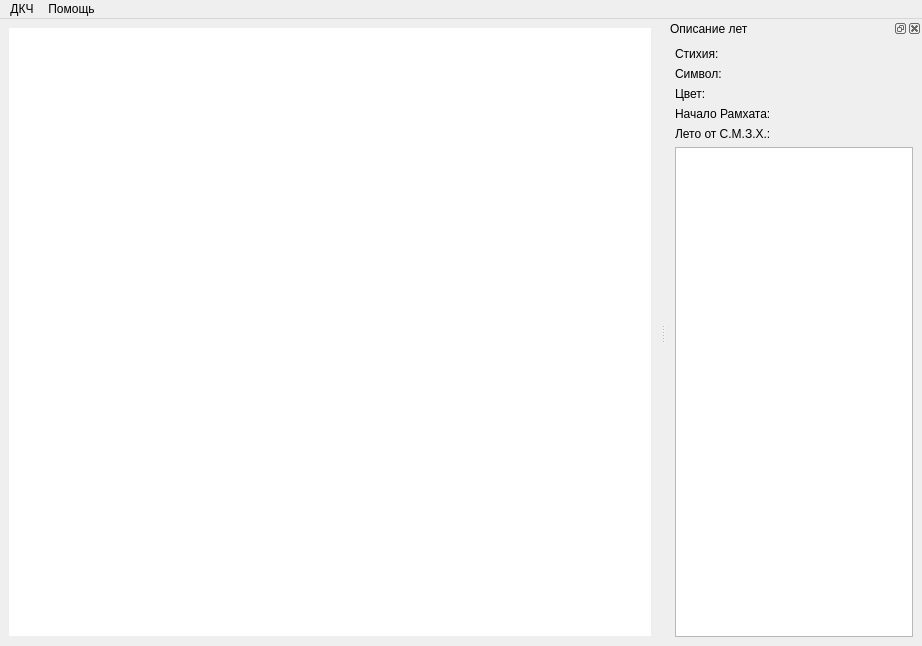
<?xml version="1.0" encoding="UTF-8"?>
<ui version="4.0">
 <class>DK4App</class>
 <widget class="QMainWindow" name="DK4App">
  <property name="geometry">
   <rect>
    <x>0</x>
    <y>0</y>
    <width>922</width>
    <height>646</height>
   </rect>
  </property>
  <property name="windowTitle">
   <string>Даарийский Круголет Числобога</string>
  </property>
  <widget class="QWidget" name="centralwidget">
   <layout class="QHBoxLayout" name="horizontalLayout">
    <item>
     <widget class="QGraphicsView" name="mDK4GraphicsView">
      <property name="sizePolicy">
       <sizepolicy hsizetype="Fixed" vsizetype="Fixed">
        <horstretch>0</horstretch>
        <verstretch>0</verstretch>
       </sizepolicy>
      </property>
      <property name="minimumSize">
       <size>
        <width>642</width>
        <height>608</height>
       </size>
      </property>
      <property name="frameShape">
       <enum>QFrame::NoFrame</enum>
      </property>
     </widget>
    </item>
   </layout>
  </widget>
  <widget class="QMenuBar" name="menubar">
   <property name="geometry">
    <rect>
     <x>0</x>
     <y>0</y>
     <width>922</width>
     <height>23</height>
    </rect>
   </property>
   <widget class="QMenu" name="menu">
    <property name="title">
     <string>ДКЧ</string>
    </property>
    <addaction name="mSettingsAction"/>
    <addaction name="separator"/>
    <addaction name="mQuitAction"/>
   </widget>
   <widget class="QMenu" name="menu_2">
    <property name="title">
     <string>Помощь</string>
    </property>
    <addaction name="mAboutAction"/>
   </widget>
   <addaction name="menu"/>
   <addaction name="menu_2"/>
  </widget>
  <widget class="QDockWidget" name="dockWidget">
   <property name="sizePolicy">
    <sizepolicy hsizetype="Expanding" vsizetype="Expanding">
     <horstretch>0</horstretch>
     <verstretch>0</verstretch>
    </sizepolicy>
   </property>
   <property name="windowTitle">
    <string>Описание лет</string>
   </property>
   <attribute name="dockWidgetArea">
    <number>2</number>
   </attribute>
   <widget class="QWidget" name="dockWidgetContents">
    <layout class="QVBoxLayout" name="verticalLayout">
     <item>
      <layout class="QGridLayout" name="gridLayout">
       <item row="0" column="0">
        <widget class="QLabel" name="label_3">
         <property name="text">
          <string>Стихия:</string>
         </property>
        </widget>
       </item>
       <item row="0" column="1">
        <widget class="QLabel" name="mPowerLabel">
         <property name="text">
          <string/>
         </property>
         <property name="alignment">
          <set>Qt::AlignRight|Qt::AlignTrailing|Qt::AlignVCenter</set>
         </property>
        </widget>
       </item>
       <item row="1" column="0">
        <widget class="QLabel" name="label_5">
         <property name="text">
          <string>Символ:</string>
         </property>
        </widget>
       </item>
       <item row="1" column="1">
        <widget class="QLabel" name="mSymbolLabel">
         <property name="text">
          <string/>
         </property>
         <property name="alignment">
          <set>Qt::AlignRight|Qt::AlignTrailing|Qt::AlignVCenter</set>
         </property>
        </widget>
       </item>
       <item row="2" column="0">
        <widget class="QLabel" name="label_7">
         <property name="text">
          <string>Цвет:</string>
         </property>
        </widget>
       </item>
       <item row="2" column="1">
        <widget class="QLabel" name="mColorLabel">
         <property name="text">
          <string/>
         </property>
         <property name="alignment">
          <set>Qt::AlignRight|Qt::AlignTrailing|Qt::AlignVCenter</set>
         </property>
        </widget>
       </item>
       <item row="4" column="0">
        <widget class="QLabel" name="label_4">
         <property name="text">
          <string>Лето от С.М.З.Х.:</string>
         </property>
        </widget>
       </item>
       <item row="4" column="1">
        <widget class="QLabel" name="mLetoOtSMZHLabel">
         <property name="text">
          <string/>
         </property>
         <property name="alignment">
          <set>Qt::AlignRight|Qt::AlignTrailing|Qt::AlignVCenter</set>
         </property>
        </widget>
       </item>
       <item row="3" column="0">
        <widget class="QLabel" name="label_6">
         <property name="text">
          <string>Начало Рамхата:</string>
         </property>
        </widget>
       </item>
       <item row="3" column="1">
        <widget class="QLabel" name="mNachRamhataLabel">
         <property name="text">
          <string/>
         </property>
         <property name="alignment">
          <set>Qt::AlignRight|Qt::AlignTrailing|Qt::AlignVCenter</set>
         </property>
        </widget>
       </item>
      </layout>
     </item>
     <item>
      <widget class="QTextEdit" name="mOpisanieLetTextEdit">
       <property name="readOnly">
        <bool>true</bool>
       </property>
      </widget>
     </item>
    </layout>
   </widget>
  </widget>
  <action name="mSettingsAction">
   <property name="text">
    <string>Настройки</string>
   </property>
  </action>
  <action name="mQuitAction">
   <property name="text">
    <string>Выход</string>
   </property>
  </action>
  <action name="mAboutAction">
   <property name="text">
    <string>О программе...</string>
   </property>
  </action>
 </widget>
 <resources/>
 <connections/>
</ui>
